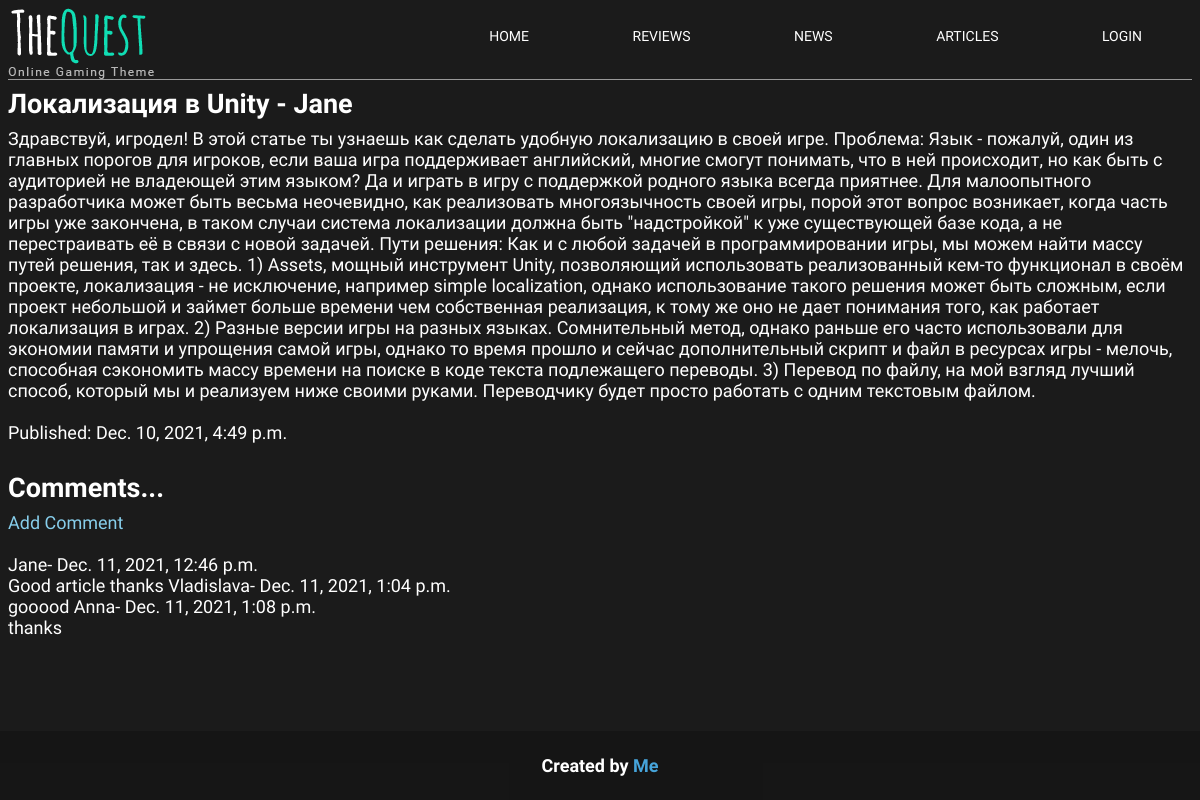
The app's page /post/2/ with its own data.
### blog/models.py (models this page shows, shortened)
class Post(models.Model):
    title = models.CharField(max_length=200)
    author = models.ForeignKey(
        User,
        on_delete=models.CASCADE,
    )
    body = RichTextField(blank=True, null=True)
    date = models.DateTimeField(auto_now_add=True)
    CATEGORY = [
        (Reviews, 'Reviews'),
        (News, 'News'),
        (Articles, 'Articles')
    ]
    category = models.CharField(
        max_length=10,
        choices = CATEGORY,
        default = 'IT'
    )
    class Meta:
        ordering = ['-date']

class Comment(models.Model):
    post = models.ForeignKey(
        Post, related_name="comments",
        on_delete=models.CASCADE,
    )
    name = models.CharField(max_length=200)
    body = models.TextField()
    date_added=models.DateTimeField(auto_now_add=True)

### blog/views.py (the view)
# urls.py: path('post/<int:pk>/', BlogDetailView.as_view(), name='post_detail'),
class BlogDetailView(DetailView):
    model = Post
    template_name = 'post_detail.html'

### templates/post_detail.html (shortened to what this page needs)
{% extends 'base.html' %}
{% block content %}
  <div class="post-entry">
    <h2>{{ post.title }} - {{post.author}}</h2>
    <p>{{ post.body| safe }}</p><br>
    <p>Published: {{ post.date }}</p>
<br>
    <h2>Comments...</h2>
    <a href="{% url 'add_comment' post.pk %}" class="add-comment">Add Comment</a><br><br>
    {% if not post.comments.all %}
        No comments yet...<br>
    {% else %}
        {% for comment in post.comments.all %}
            {{comment.name}}-
            {{comment.date_added}}
            <br>
            {{comment.body}}
        {% endfor %}
    {% endif %}
<br>
  </div>
{% endblock content %}

### static/css/base.css (style rules this page uses)
body { font-family: 'Source Sans Pro', sans-serif; font-size: 18px; background-color: rgba(2, 2, 2, 0.897); color: #fff; }
.post-entry { margin-bottom: 2rem; }
.post-entry h2 { margin: 0.5rem 0; }
.post-entry p { margin: 0; font-weight: 400; }
.post-entry a { text-decoration: none; }
.add-comment { color:skyblue; }

### records on screen
Post: title "Локализация в Unity", author "Jane", body "Здравствуй, игродел! В этой статье ты узнаешь как сделать удобную локализацию в своей игре. Проблема: Язык - пожалуй, один из главных порогов для игроков, если ваша игра поддерживает английский, многие смогут понимать, что в ней происходит, но как быть с аудиторией не владеющей этим языком? Да и играть в игру с поддержкой родного языка всегда приятнее. Для малоопытного разработчика может быть весьма неочевидно, как реализовать многоязычность своей игры, порой этот вопрос возникает, когда часть игры уже закончена, в таком случаи система локализации должна быть \"надстройкой\" к уже существующей базе кода, а не перестраивать её в связи с новой задачей. Пути решения: Как и с любой задачей в…", date "Dec. 10, 2021, 4:49 p.m."
Comment: name "Jane", date_added "Dec. 11, 2021, 12:46 p.m.", body "Good article thanks"
Comment: name "Vladislava", date_added "Dec. 11, 2021, 1:04 p.m.", body "gooood"
Comment: name "Anna", date_added "Dec. 11, 2021, 1:08 p.m.", body "thanks"
